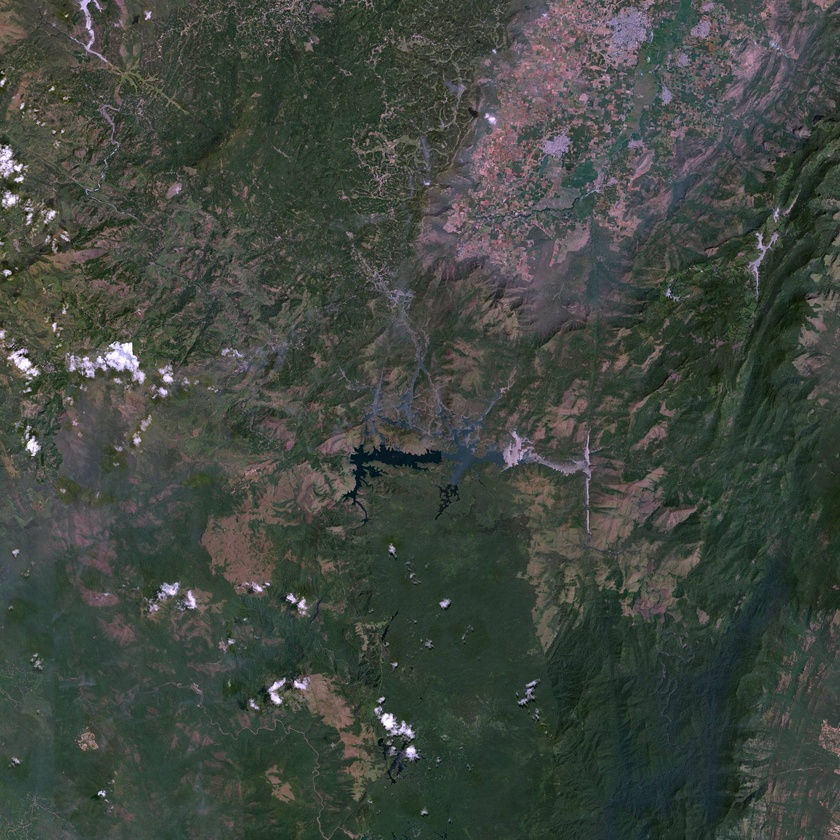
#> input picture terrain_context_far.jpg, 840 x 840 px, shrunk from 2048 x 2048 before the run
$ python segmentation.py ../terrain_context_far.jpg
#> lines starting #> are read from the running program, lines starting #| are printed output that depends on the picture; after the words box and inside, x2 and y2 are one past the last pixel; in counts of white or black regions, pixels touching at a corner belong together
#> further down, img is the input picture: shape (840, 840, 3); mean R, G, B 65.1, 71.2, 64.4
"""
Semantic segmentation for satellite/aerial RGB imagery.

Classifies every pixel into one of: building, road, water, vegetation, bare_earth.

No pretrained satellite-segmentation model is reliably loadable via a plain
transformers pipeline (ADE20k/COCO models don't know satellite classes), so
this uses spectral + texture heuristics on RGB:
  - vegetation: Excess Green Index (ExG) high
  - water:      dark, low-saturation, low local texture variance
  - building:   bright, high local edge density (roof edges/shadows)
  - road:       gray (low saturation), low texture, elongated/connected
  - bare_earth: everything else (default fallback)

This is intentionally classical CV, not a trained net: deterministic, fast on
CPU, needs no labeled data. Swap in a trained model later without touching
callers (same output contract: label array + class names).
"""
import numpy as np
import cv2

CLASSES = ["building", "road", "water", "vegetation", "bare_earth"]
CLASS_IDX = {name: i for i, name in enumerate(CLASSES)}

# BGR-ish display colors for overlay preview (R,G,B)
CLASS_COLORS = {
    "building": (200, 40, 40),
    "road": (120, 120, 120),
    "water": (40, 90, 200),
    "vegetation": (40, 160, 60),
    "bare_earth": (170, 140, 90),
}


def _local_texture(gray: np.ndarray, ksize: int = 9) -> np.ndarray:
    mean = cv2.blur(gray.astype(np.float32), (ksize, ksize))
    sq_mean = cv2.blur((gray.astype(np.float32)) ** 2, (ksize, ksize))
    var = np.clip(sq_mean - mean ** 2, 0, None)
    return var


def _local_edge_density(gray: np.ndarray, ksize: int = 9) -> np.ndarray:
    edges = cv2.Canny(gray, 50, 150).astype(np.float32) / 255.0
    density = cv2.blur(edges, (ksize, ksize))
    return density


def _flat_region_shape_labels(flat_mask: np.ndarray, min_area: int = 40):
    """
    Split a binary 'smooth/flat' mask into road-like (elongated) vs
    water/plaza-like (compact/blobby) components using connected-component
    shape stats. Returns (road_mask, blob_mask).
    """
    flat_u8 = (flat_mask.astype(np.uint8)) * 255
    n, cc_labels, stats, _ = cv2.connectedComponentsWithStats(flat_u8, connectivity=8)

    road_mask = np.zeros_like(flat_mask, dtype=bool)
    blob_mask = np.zeros_like(flat_mask, dtype=bool)

    for i in range(1, n):
        area = stats[i, cv2.CC_STAT_AREA]
        if area < min_area:
            continue
        w = stats[i, cv2.CC_STAT_WIDTH]
        h = stats[i, cv2.CC_STAT_HEIGHT]
        bbox_area = max(w * h, 1)
        extent = area / bbox_area          # near 1 = fills its box (compact/blobby)
        elongation = max(w, h) / max(min(w, h), 1)

        comp = cc_labels == i
        if elongation > 4 and extent < 0.5:
            road_mask |= comp
        else:
            blob_mask |= comp

    return road_mask, blob_mask


def segment(image_np: np.ndarray) -> tuple[np.ndarray, dict]:
    """
    image_np: HxWx3 uint8 RGB array.
    Returns (label_map HxW int array with values in CLASS_IDX, stats dict).
    """
    if image_np.dtype != np.uint8:
        image_np = np.clip(image_np, 0, 255).astype(np.uint8)

    r = image_np[:, :, 0].astype(np.float32)
    g = image_np[:, :, 1].astype(np.float32)
    b = image_np[:, :, 2].astype(np.float32)

    hsv = cv2.cvtColor(image_np, cv2.COLOR_RGB2HSV)
#> hsv: shape (840, 840, 3); mean H, S, V 67.7, 50.4, 73.9
    sat = hsv[:, :, 1].astype(np.float32)
    val = hsv[:, :, 2].astype(np.float32)
    has_color = float(np.percentile(sat, 90)) > 40  # is there real chroma, or is this ~grayscale?
#> has_color = True

    gray = cv2.cvtColor(image_np, cv2.COLOR_RGB2GRAY)
    fine_texture = _local_texture(gray, ksize=5)
    coarse_texture = _local_texture(gray, ksize=15)
    edge_density = _local_edge_density(gray, ksize=9)
#> in _local_edge_density, `edges = cv2.Canny(gray, 50, 150).astype(np.float32) / 255.0`:
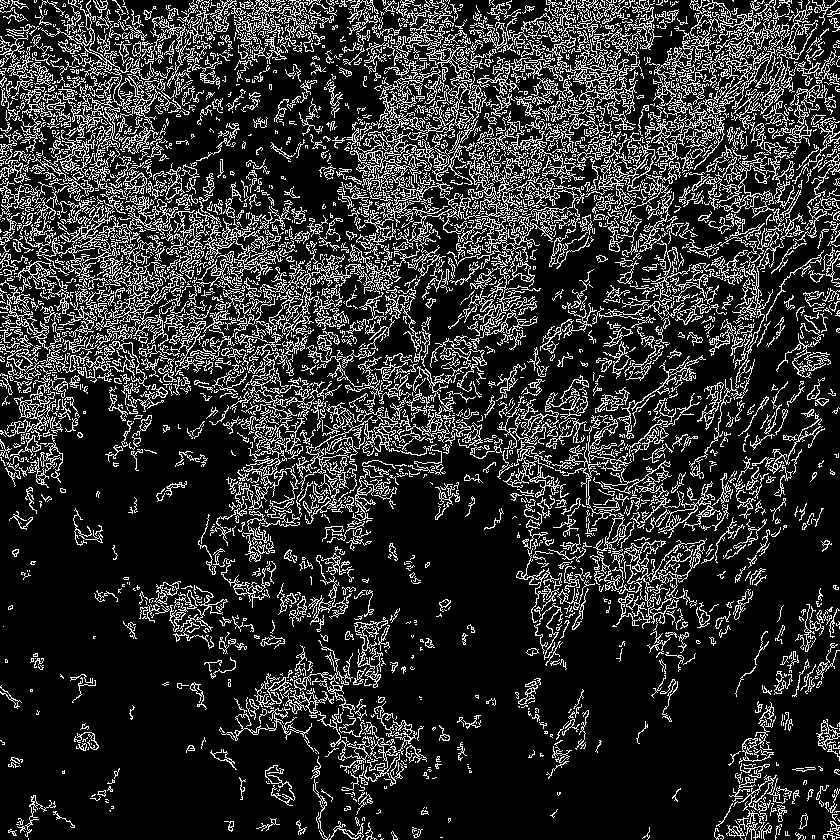
#> edges: shape (840, 840) float32; values 0 (black) and 1 (white), 18.2% white in thin lines or dots

    exg = 2 * g - r - b  # Excess Green Index, only meaningful when has_color
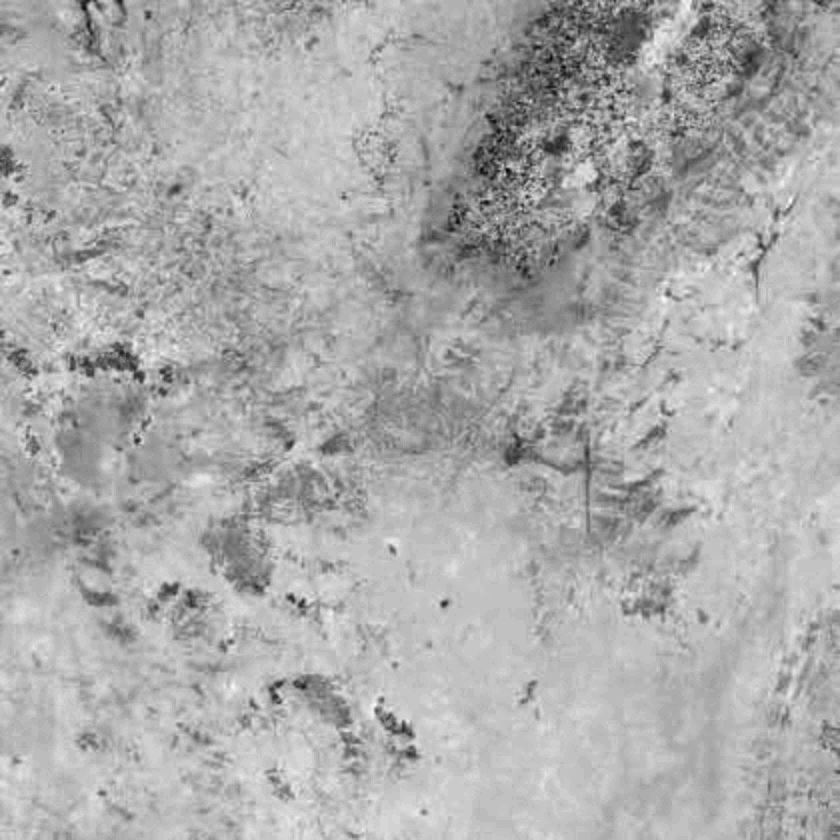
#> exg: shape (840, 840) float32; min -88, max 62, mean 12.8; drawn with min black and max white

    labels = np.full(gray.shape, CLASS_IDX["bare_earth"], dtype=np.int32)

    # All thresholds below are relative to THIS image's own edge/texture
    # distribution (percentiles), not fixed constants -- fixed cutoffs picked
    # on one image silently miscalibrate on another with different contrast.
    edge_hi = np.percentile(edge_density, 85)   # sparse, only real structure edges
#> edge_hi = 0.346
    edge_mid = np.percentile(edge_density, 45)  # below-median edges
#> edge_mid = 0.16
    fine_hi = np.percentile(fine_texture, 75)
#> fine_hi = 161.4
    coarse_lo = np.percentile(coarse_texture, 45)
#> coarse_lo = 123.5
    fine_lo = np.percentile(fine_texture, 45)
#> fine_lo = 53.88
    fine_very_lo = np.percentile(fine_texture, 20)  # near-zero micro-texture: true flat surfaces
#> fine_very_lo = 19.26

    # Vegetation: true color cue when available, else fine speckly texture
    # (canopy noise) with moderate-not-extreme edges (leaf clusters, not roof corners).
    if has_color:
        vegetation_mask = exg > 15
#> vegetation_mask: shape (840, 840) bool; 53.1% white; 868 black regions (572 under 20 px), largest, box (x1, y1, x2, y2) and area: (0, 0, 840, 655) 271192, (737, 610, 840, 840) 9554, (260, 667, 375, 782) 4145
    else:
        vegetation_mask = (fine_texture > fine_hi) & (edge_density < edge_mid)

    # Buildings: strong local edge density (roof/wall boundaries), not vegetation.
    building_mask = (~vegetation_mask) & (edge_density > edge_hi) & (val > 60)
#> building_mask: shape (840, 840) bool; 10.1% white; 2611 white regions (2137 under 20 px), largest, box (x1, y1, x2, y2) and area: (494, 0, 636, 117) 4903, (466, 134, 561, 252) 3445, (658, 49, 735, 148) 2096

    # Flat/smooth regions (candidates for road, water, plaza, bare earth):
    # low texture at both scales, not already claimed.
    flat_mask = (~vegetation_mask) & (~building_mask) & (coarse_texture < coarse_lo) & (fine_texture < fine_lo)
#> flat_mask: shape (840, 840) bool; 7.9% white; 1165 white regions (929 under 20 px), largest, box (x1, y1, x2, y2) and area: (0, 384, 249, 604) 16600, (525, 232, 634, 339) 4102, (658, 676, 726, 824) 3048

    road_mask, blob_mask = _flat_region_shape_labels(flat_mask)
#> in _flat_region_shape_labels, `n, cc_labels, stats, _ = cv2.connectedComponentsWithStats(flat_u8, con..`:
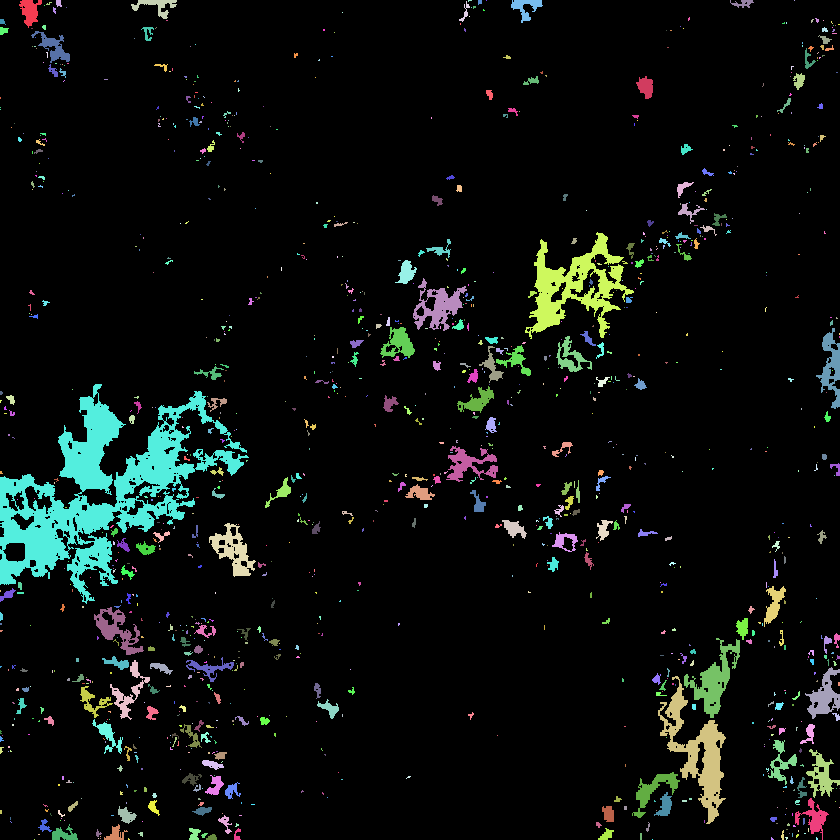
#> cc_labels: shape (840, 840) int32; 1166 distinct labels, from 0 to 1165; one colour per label, 0 black
#> in _flat_region_shape_labels, `n, cc_labels, stats, _ = cv2.connectedComponentsWithStats(flat_u8, con..`: n = 1166; stats = 1166 rows, first 6: [0, 0, 840, 840, 649674], [19, 0, 23, 28, 361], [56, 0, 6, 7, 33], [131, 0, 46, 19, 327], [459, 1, 11, 21, 62], [468, 0, 4, 2, 5]
#> the loop in _flat_region_shape_labels, `for i in range(1, n):` made 1165 passes
#> (area, w, h, bbox_area, extent, elongation) on passes 1, 3, 4: (361, 23, 28, 644, 0.561, 1.22), (327, 46, 19, 874, 0.374, 2.42), (62, 11, 21, 231, 0.268, 1.91)
#> after the loop in _flat_region_shape_labels, `for i in range(1, n):`:
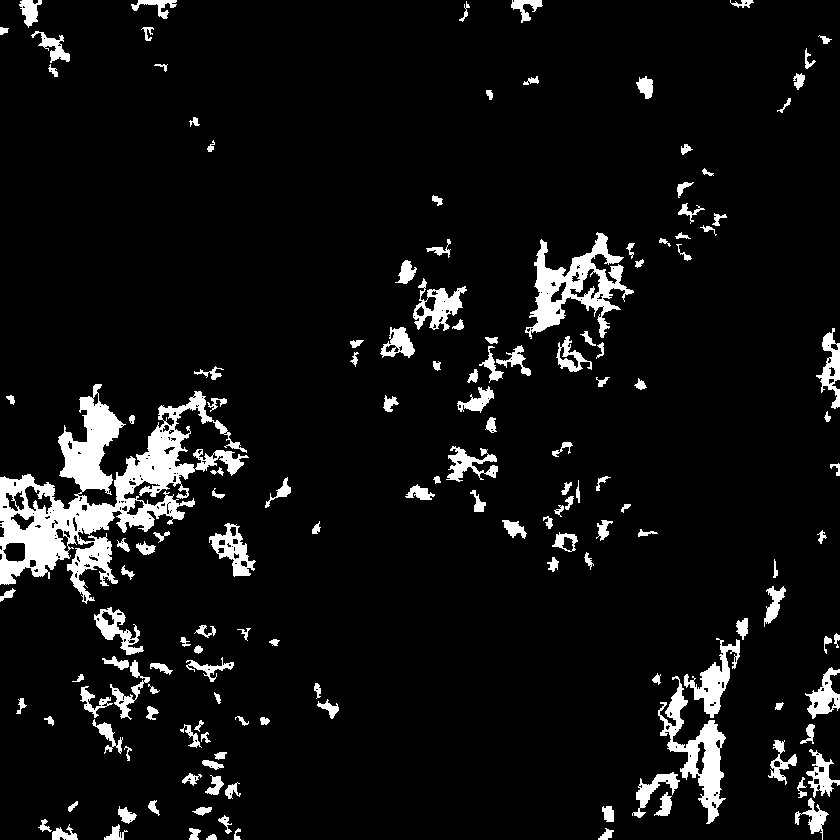
#> blob_mask: shape (840, 840) bool; 7% white; 150 white regions, largest, box (x1, y1, x2, y2) and area: (0, 384, 249, 604) 16600, (525, 232, 634, 339) 4102, (658, 676, 726, 824) 3048
#> after the loop in _flat_region_shape_labels, `for i in range(1, n):`: road_mask: shape (840, 840) bool; every value is 0

    # Among compact/blobby flat regions: genuinely dark+color-blue -> water.
    # Require near-zero MICRO-texture too (real water/pavement is smoother than
    # tree-shadow, which still shows faint canopy noise even when dark) --
    # brightness alone can't tell water from shadow.
    if has_color:
        blue_dominant = (b > r + 10) & (b > g + 5)
#> blue_dominant: shape (840, 840) bool; 2.1% white; 426 white regions (308 under 20 px), largest, box (x1, y1, x2, y2) and area: (351, 380, 506, 490) 2888, (607, 7, 656, 51) 1108, (95, 342, 144, 383) 700
        water_mask = blob_mask & (fine_texture < fine_very_lo) & (blue_dominant | (val < 90))
#> water_mask: shape (840, 840) bool; 2.5% white; 718 white regions (588 under 20 px), largest, box (x1, y1, x2, y2) and area: (0, 513, 64, 585) 1981, (58, 397, 120, 491) 1691, (680, 724, 725, 824) 1516
    else:
        water_mask = blob_mask & (fine_texture < fine_very_lo) & (val < np.percentile(val, 35))
    bare_blob_mask = blob_mask & (~water_mask)
#> bare_blob_mask: shape (840, 840) bool; 4.5% white; 499 white regions (295 under 20 px), largest, box (x1, y1, x2, y2) and area: (0, 474, 115, 604) 3997, (525, 233, 634, 339) 2665, (127, 405, 249, 497) 2362

    labels[vegetation_mask] = CLASS_IDX["vegetation"]
    labels[building_mask] = CLASS_IDX["building"]
    labels[road_mask] = CLASS_IDX["road"]
    labels[water_mask] = CLASS_IDX["water"]
    labels[bare_blob_mask] = CLASS_IDX["bare_earth"]
    # anything left unclassified (not vegetation/building/flat) defaults to bare_earth already

    total = labels.size
    stats = {name: float((labels == idx).sum()) / total for name, idx in CLASS_IDX.items()}
    stats["_has_color"] = has_color

    return labels, stats


# [48 lines left out: function segment_from_geotiff, not called in this run]


def colorize(labels: np.ndarray) -> np.ndarray:
    out = np.zeros((*labels.shape, 3), dtype=np.uint8)
    for name, idx in CLASS_IDX.items():
        out[labels == idx] = CLASS_COLORS[name]
    return out


if __name__ == "__main__":
    import sys
    from PIL import Image

    img_path = sys.argv[1] if len(sys.argv) > 1 else "sample.jpg"
    img = np.array(Image.open(img_path).convert("RGB"))

    labels, stats = segment(img)
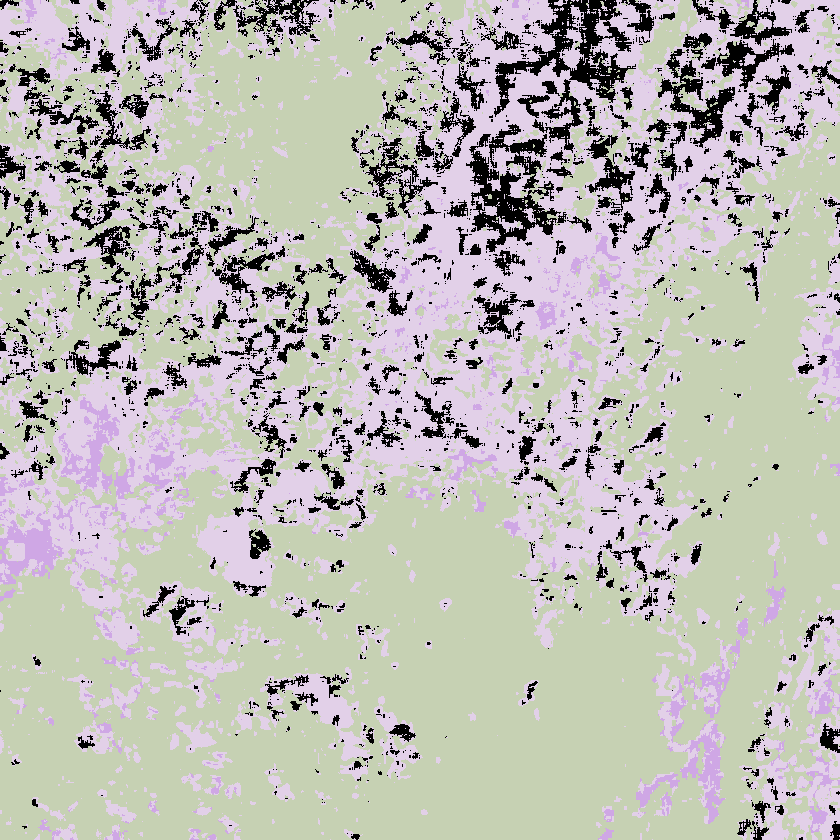
#> labels: shape (840, 840) int32; 4 distinct labels, from 0 to 4; one colour per label, 0 black
#> stats = {'building': 0.101, 'road': 0, 'water': 0.0254, 'vegetation': 0.531, 'bare_earth': 0.342, '_has_color': True}
    print("Class distribution:")
    for name, frac in stats.items():
        print(f"  {name:12s} {frac*100:5.1f}%")
#> this loop made 6 passes
#> (name, frac) on passes 1 to 6: ('building', 0.101), ('road', 0), ('water', 0.0254), ('vegetation', 0.531), ('bare_earth', 0.342), ('_has_color', True)
#|   building      10.1%
#|   road           0.0%
#|   water          2.5%
#|   vegetation    53.1%
#|   bare_earth    34.2%
#|   _has_color   100.0%

    overlay = colorize(labels)
    blended = (0.55 * img + 0.45 * overlay).astype(np.uint8)
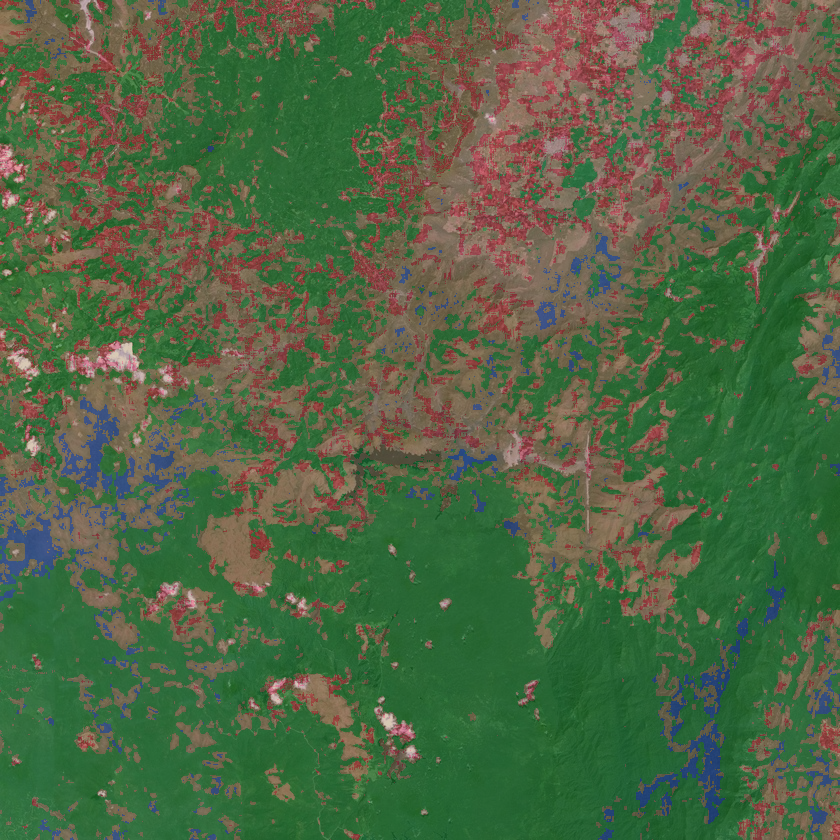
#> blended: shape (840, 840, 3); mean R, G, B 80.6, 101.3, 67.3
    Image.fromarray(blended).save("segmentation_preview.png")
    Image.fromarray(overlay).save("segmentation_raw.png")
    print("Saved segmentation_preview.png (blended) and segmentation_raw.png (raw classes)")
